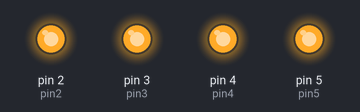
This sketch was run on a simulated Arduino Uno, built with avr-gcc and run on an emulated ATmega328P. Parts: output pins drawn as LEDs (lit = HIGH).

Above: at 0.1 s.
Timing chart, 0 to 1.6 s (numbered marks = the images above):
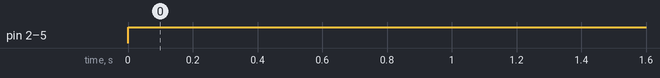

The sketch:

RGBY.ino
```cpp
int pin2=2;
int pin3=3;
int pin4=4;
int pin5=5;

void setup() {
  // put your setup code here, to run once:
pinMode(pin2,OUTPUT);
pinMode(pin3,OUTPUT);
pinMode(pin4,OUTPUT);
pinMode(pin5,OUTPUT);
}

void loop() {
  // put your main code here, to run repeatedly:
digitalWrite(pin2,HIGH);
digitalWrite(pin3,HIGH);
digitalWrite(pin4,HIGH);
digitalWrite(pin5,HIGH);
}
```

Measured:
- by itself, pin 2 (pin2), pin 3 (pin3), pin 4 (pin4), pin 5 (pin5): LOW → HIGH at 0.00 s
